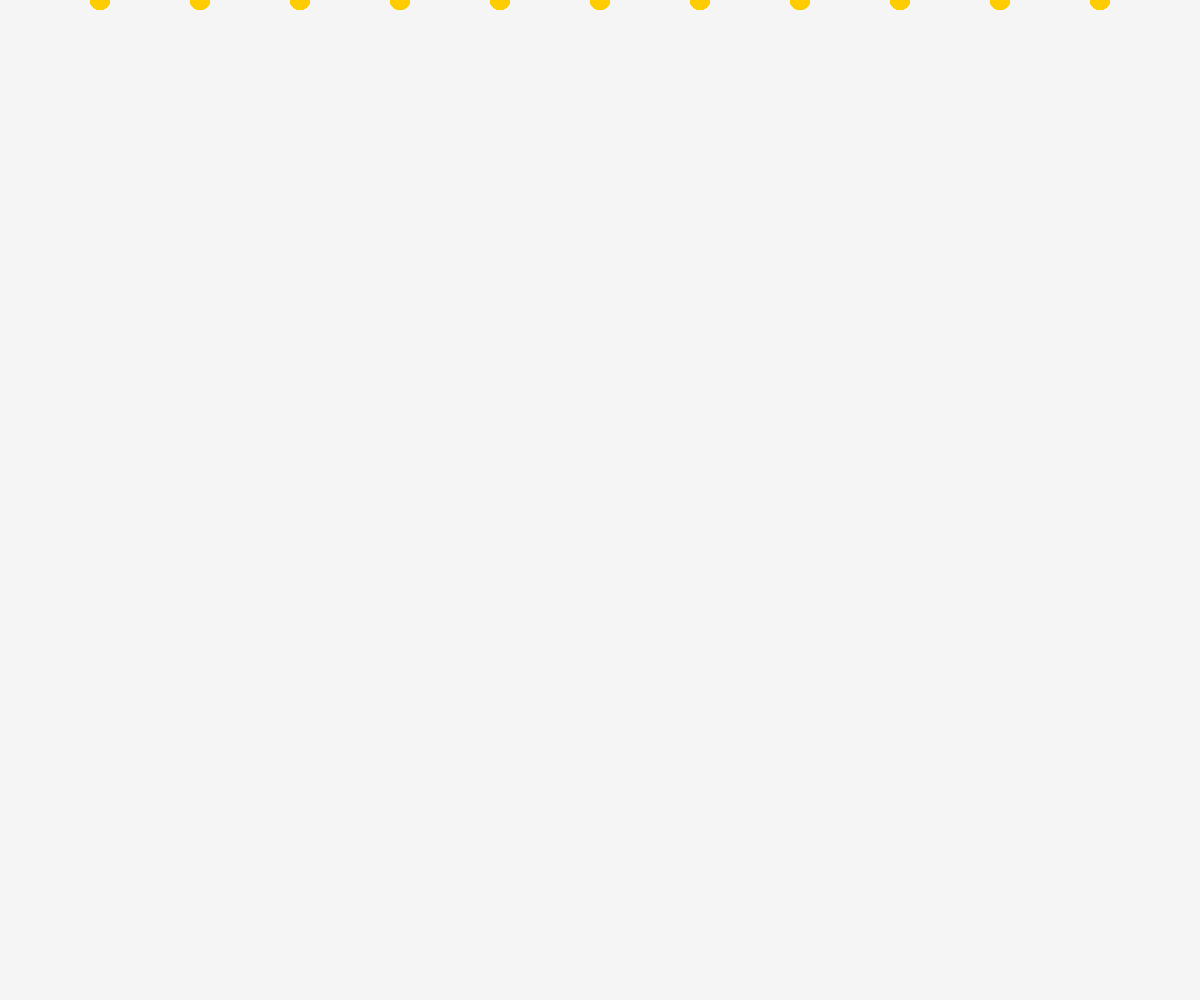
Frame 1 (no input)
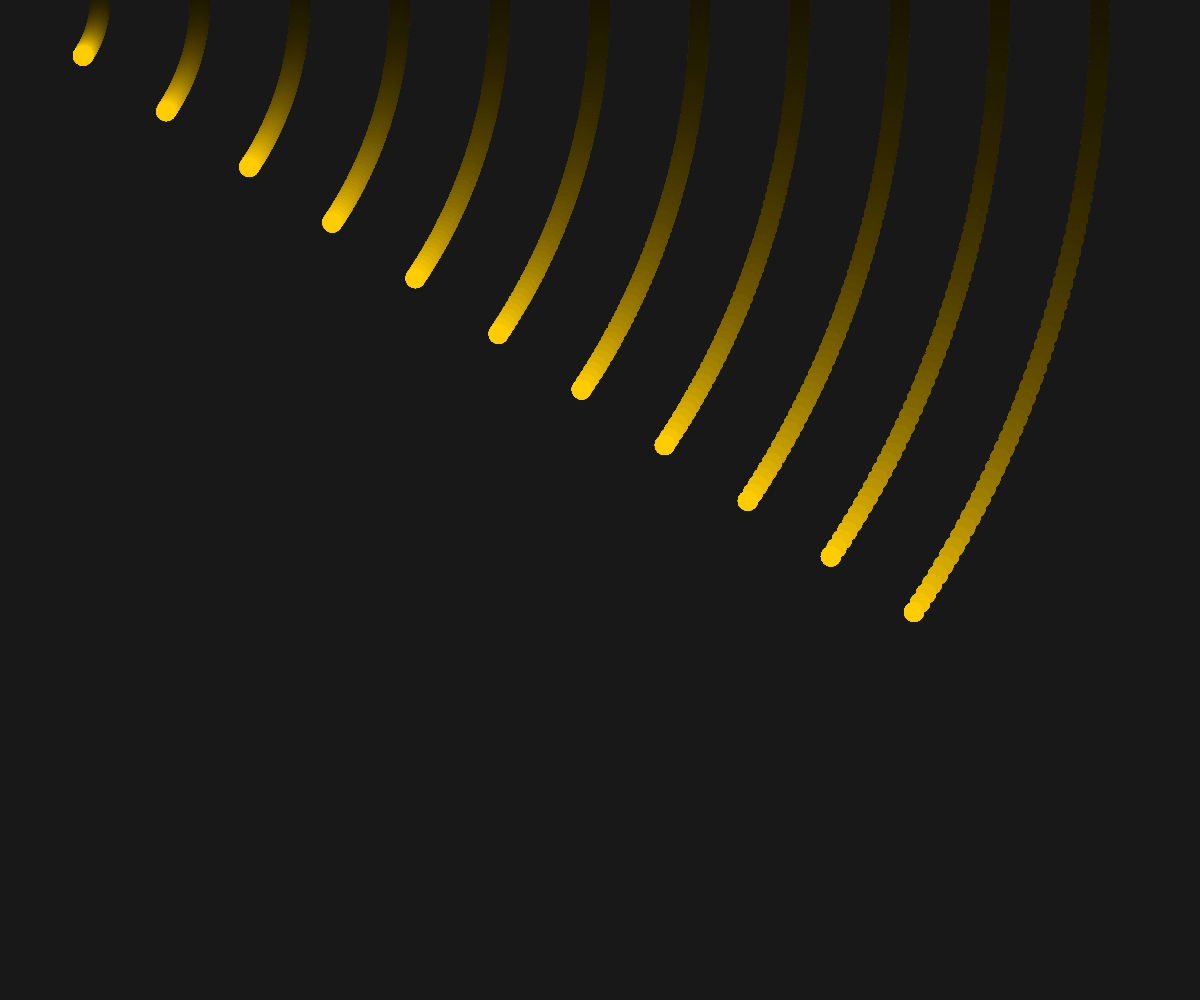
Frame 60 (no input)
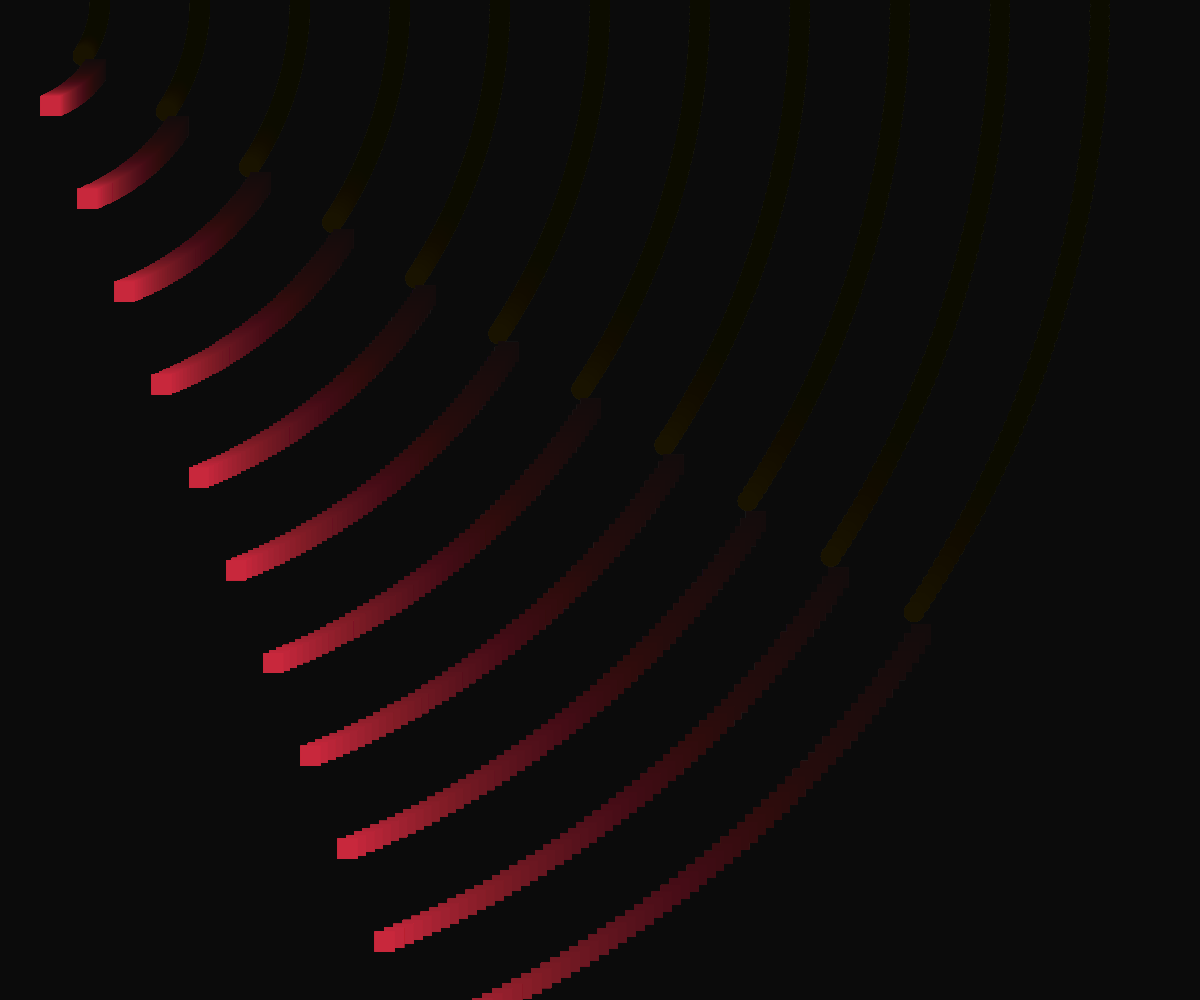
Frame 120 (the mouse pressed at the canvas centre since frame 60)

The p5.js sketch that drew these frames (run headless with seeded random() and noise() and a simulated clock; from frame 60 on, the mouse is pressed at the canvas centre):

// p5.js sketch
// ── sketch.js
let t = 0;
function setup()
{
  createCanvas(windowWidth, windowHeight);
  noStroke();
} 

function draw()
{
  background(10, 10);
  for (let x = 100; x <= width - 100; x += 100)
  {
    for (let y = 50; y <= height - 50; y += 50)
    {
      let x1 = map(mouseX, 0, width, 0, 2 * PI, true);
      let y1 = map(mouseY, 0, height, 0, 2 * PI, true);
      let angle = x1 * x + y1 * y;
      let x2 = x1 + x * cos(t + angle);
      let y2 = y1 + x * sin(t + angle);
      if (mouseIsPressed)
      {
        fill(200, 40, 60);
        rect(x2, y2, 20, 20);
      } 
      else
      {
        fill(255, 204, 0);
        ellipse(x2, y2, 20, 20);
      } 
    }
  }
  t = t + 0.01;
}

function keyPressed() {
  if (keyCode === LEFT_ARROW) {
    t = 0;
  } else if (keyCode === RIGHT_ARROW) {
    t = 0;
  }
}
function windowResized()
{
  resizeCanvas(windowWidth, windowHeight);
}
